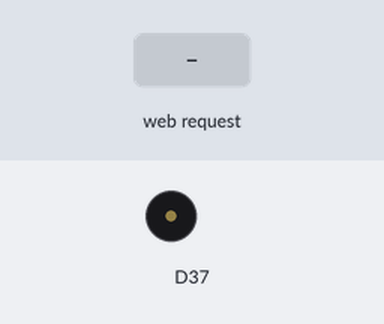
A sketch run on a simulated Arduino MKR. Shown: buzzer (waves = sounding). The inputs (shaded band) are chosen by the test bench. WiFi joins after 1.5 s; servers stay silent unless stated; what the sketch prints to the serial monitor is not drawn.

Above: at 2.7 s.
2.8 s: HTTP request GET /V36-left received
4.3 s: HTTP request GET /NoReply received
Timing chart, 0 to 7.3 s (numbered marks = the images above; inputs shaded):
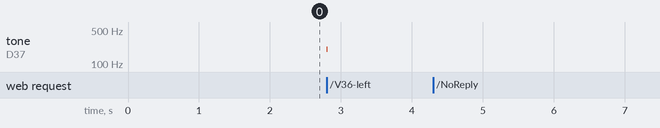

The sketch:

Wifi_empfanger.ino
```cpp
#include "wifi.h"
void setup(){
  SetupWiFi();
  Serial.begin(9600);
  pinMode(37,OUTPUT);
}
void loop(){
  UpdateWiFiHandler();


}
IPAddress V36(192,168,1,70);
IPAddress Bahnhof (192,168,1,34);

void tastersent(){
    SendRequestToOther("/V36-left", V36);
}

void Commands(String first,String second, String third, String forth, String fith){
  if (first == "V36-left"){
    tone(37,200);
    delay(10);
    noTone(37);
 }
 if (first == "V36-STOP"){
    tone(37,300);
    delay(10);
    noTone(37);
 }
 if (first == "V36-right"){
    tone(37,400);
    delay(10);
    noTone(37);
 }
 if (first == "1"){
    tone(37,500);
    delay(10);
    noTone(37);
 }
 if (first == "2"){
    tone(37,600);
    delay(10);
    noTone(37);
 }
 if (first == "3"){
    tone(37,700);
    delay(10);
    noTone(37);
 }
}
```

wifi.h
```cpp
#include <WiFi101.h>
#include "string.h"
#define IS_ACCESS_POINT 0 // 0 or 1

#if IS_ACCESS_POINT == 1
  char ssid[] = "rabutz-test";  // AP name
  char pass[] = "";             // no AP password (open AP)
  //char pass[] = "1234567890";   // AP password
#else
  char ssid[] = "RabutzRobotics"; // your network SSID (name)
  char pass[] = "31073851";  // your network password
  //char pass[] = "";  // your network is open
#endif

//#define WAIT_FOR_SERIAL_CONNECTION // wait for USB serial connection

#define MAX_PACKET_LEN 1400 // max ethernet frame payload
#define CT_NONE  0
#define CT_PLAIN 1
#define CT_HTML  2

WiFiServer webserver(80); // webserver at port 80
char *httpRequestURL; // HTTP request from client


unsigned long lastReq;

const String index_html_text[] =
    {"<!DOCTYPE html>",
    "<html>",
    "<head>",
    "<meta charset='utf-8'>",
    "<title>Roboter Control Panel</title>",
    "</head>",
    "<body>",
    "Das is 1 toller test<br/>",
    "<a href='/debug'> Start</a><br/>",
    "<a href='/toOtherDebug'>A-A test</a>",
    "</body>",
    "</html>"};

void Commands(String first,String second, String third, String forth, String fith);
/*
//IPAddress server(192,168,1,189);
void Commands(String index, String value){
    if (index == "R"){
      if (value == "1") digitalWrite(15, HIGH);
      else digitalWrite(15, LOW);
    }
    }else if (index == "test"){
      WiFiClient c;
      c.connect(server, 80);
      c.println("GET /J2/1 HTTP/1.0");
      c.println();
    }
}
*/

void SendPlain(String data, IPAddress target){
  WiFiClient c;
  if(c.connect(target, 80)){
    c.println(data);
  }
}

void Kill(){

}

bool startWifi(char *ssid, char *password, bool isAP)
{
  int status;
  /*this is not used since we run all arduinos as clients
  if(isAP)
  {
    // create AP
    Serial.print("Create an open Access Point: ");
    Serial.println(ssid);
    if(strlen(password))
    {
      status = WiFi.beginAP(ssid, password); // WPA (FW >=19.5.0)
    }
    else
    {
      status = WiFi.beginAP(ssid);
    }
    if(status != WL_AP_LISTENING)
    {
      Serial.println("Creating access point failed");
      return false; // return error
    }
  }
  else
  {*/
    // connect to WPA/WPA2 network
    Serial.print("Attempting to connect to SSID: ");
    Serial.println(ssid);
    status = WiFi.begin(ssid, password);
    if(status != WL_CONNECTED)
    {
      Serial.println("Connecting failed");
      return false; // return error
    }
  //}
  return true;
}

void printWifiStatus()
{
  // print the SSID of the network you're attached to:
  Serial.print("SSID: ");
  Serial.println(WiFi.SSID());

  // print your WiFi shield's IP address:
  IPAddress ip = WiFi.localIP();
  Serial.print("IP Address: ");
  Serial.println(ip);

  // print the received signal strength:
  long rssi = WiFi.RSSI();
  Serial.print("signal strength (RSSI):");
  Serial.print(rssi);
  Serial.println(" dBm");
}

void httpSendHeader(WiFiClient &client, int content_type)
{
  const char header_none_data[]  = "HTTP/1.0 200 OK\n\n";
  const char header_plain_data[] = "HTTP/1.0 200 OK\nContent-type: text/plain\n\n";
  const char header_html_data[]  = "HTTP/1.0 200 OK\nContent-type: text/html\n\n";

  if(content_type == CT_PLAIN)
    client.write(header_plain_data, sizeof(header_plain_data)-1);
  else if(content_type == CT_HTML)
    client.write(header_html_data, sizeof(header_html_data)-1);
  else
    client.write(header_none_data, sizeof(header_none_data)-1);
}

void httpSendData(WiFiClient &client, const char *data, int len)
{
  while(len > 0)
  {
    int sendlen = len;
    if(len > MAX_PACKET_LEN)
      sendlen = MAX_PACKET_LEN;

    client.write(data, sendlen);
    data += sendlen;
    len -= sendlen;
  }
}

bool httpSplitRequest(char *httpRequest, size_t len)
{
  char *reqpart[2];

  if(len >= 3)
  {
    reqpart[0] = strtok(httpRequest, " \t\n");
    if(strncmp(reqpart[0], "GET\0", 4) == 0)
    {
      httpRequestURL = strtok(NULL, " \t"); // url
      //if(!strncmp(httpRequestURL, "/\0", 2)) // rename empty url to index.html
      //  httpRequestURL = "/index.html";

      reqpart[1] = strtok (NULL, " \t\n");
      if(!strncmp(reqpart[1], "HTTP/1.0", 8) || \
         !strncmp(reqpart[1], "HTTP/1.1", 8))
      {
        //Serial.println(reqpart[0]);
        //Serial.println(reqpart[1]);
        //Serial.println(httpRequestURL);
        return true;
      }
    }
  }

  // wrong request
  return false;
}

String httpGetResource(int nr)
{
  String resource = "";
  char *pnt = httpRequestURL;

  if(*pnt == '/') // URL must start with '/'
  {
    while(*pnt)
    {
      if(*pnt++ == '/')
      {
        if(nr-- <= 0)
        {
          while(*pnt != '\0' && *pnt != '/')
          {
            resource += *pnt++;
          }
          break;
        }
      }
    }
  }

  return resource;
}

void SetupWiFi() {
  // wait for WiFi connection
  while(!startWifi(ssid, pass, IS_ACCESS_POINT))
  {
    delay(5000); // wait 5 seconds and retry
  }
  // start webserver
  webserver.begin();
  // you're connected now, so print out the status
  printWifiStatus();
}

void SendRequestToOther(String request, IPAddress target){
  String send_final = "GET /NoReply";
  send_final = send_final + request;
  send_final = send_final + " HTTP/1.1";

  SendPlain(send_final, target);
}

void UpdateWiFiHandler() {

  if (millis() - lastReq > 20000){
    Kill();
  }

  // put your main code here, to run repeatedly:
  WiFiClient client = webserver.available();
  if(client) {
    // a http request ends with a blank line
    boolean currentLineIsBlank = true;
    char httpRequest[1024];
    size_t httpRequestLen = 0;
    while(client.connected())
    {
      if(client.available())
      {
        char c = client.read();
        if(httpRequestLen < (sizeof(httpRequest)-1))
        {
          httpRequest[httpRequestLen++] = c;
          httpRequest[httpRequestLen] = '\0';
        }
        if(c == '\n' && currentLineIsBlank)
        {
          Serial.println(httpRequest);
          if (httpSplitRequest(httpRequest, httpRequestLen)) {
            lastReq = millis();

            int id = 0;

            if(httpGetResource(id) == "NoReply"){
              id = 1;
            }

            Commands(httpGetResource(id),httpGetResource(id + 1),httpGetResource(id + 2),httpGetResource(id + 3),httpGetResource(id + 4));

            int i = 0;
            if(id == 1){

            }else{
             httpSendHeader(client, CT_HTML);
             while(index_html_text[i] != "</html>")
             {
              client.println(index_html_text[i]);
              i++;
              //httpSendData(client, index_html_text, sizeof(index_html_text)-1);
             }
            }
            break;
          }
        }
      }
    }
    // close the connection
    client.stop();
  }
}
```

Measured:
- after the input at 2.8 s, tone on D37: silent → 200 Hz at once, → silent 0.01 s later
- after the input at 4.3 s, every drawn part: stays the same
